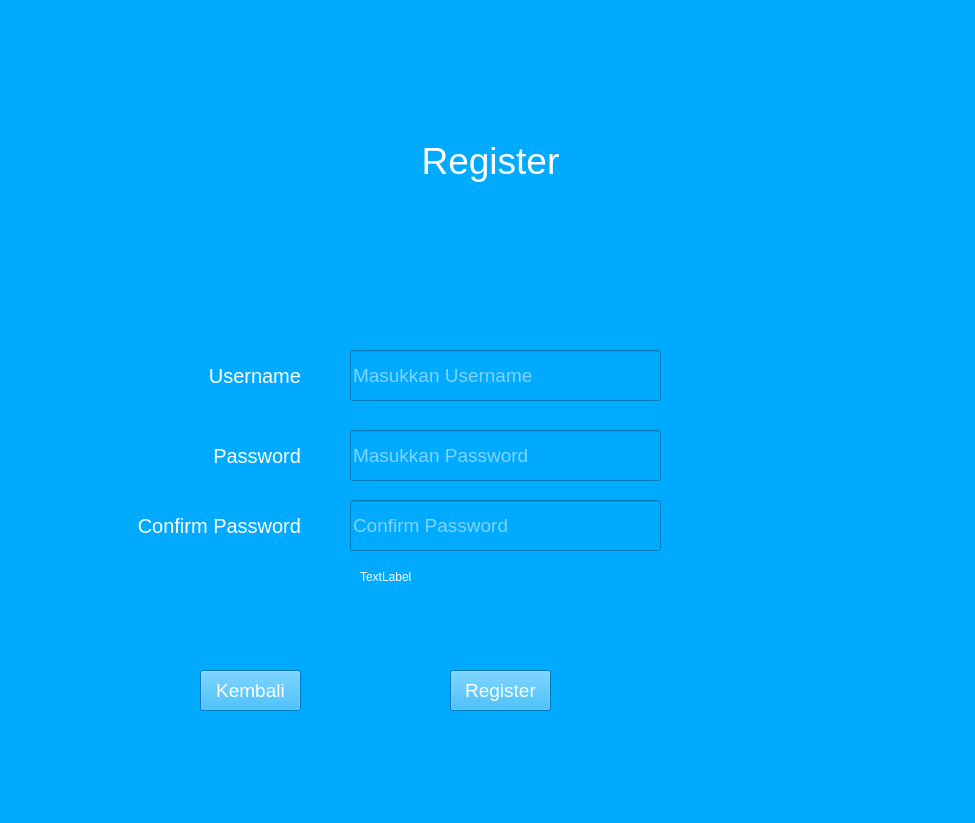
<?xml version="1.0" encoding="UTF-8"?>
<ui version="4.0">
 <class>buat_akun_Form</class>
 <widget class="QWidget" name="buat_akun_Form">
  <property name="geometry">
   <rect>
    <x>0</x>
    <y>0</y>
    <width>975</width>
    <height>823</height>
   </rect>
  </property>
  <property name="windowTitle">
   <string>Form</string>
  </property>
  <property name="styleSheet">
   <string notr="true">background-color: rgb(0, 170, 255);</string>
  </property>
  <widget class="QLabel" name="label">
   <property name="enabled">
    <bool>true</bool>
   </property>
   <property name="geometry">
    <rect>
     <x>10</x>
     <y>90</y>
     <width>961</width>
     <height>141</height>
    </rect>
   </property>
   <property name="styleSheet">
    <string notr="true">color: rgb(255, 255, 255);
font-size:28pt;
text-allign: center;</string>
   </property>
   <property name="text">
    <string>Register</string>
   </property>
   <property name="alignment">
    <set>Qt::AlignCenter</set>
   </property>
  </widget>
  <widget class="QLabel" name="label_2">
   <property name="geometry">
    <rect>
     <x>150</x>
     <y>340</y>
     <width>151</width>
     <height>71</height>
    </rect>
   </property>
   <property name="autoFillBackground">
    <bool>false</bool>
   </property>
   <property name="styleSheet">
    <string notr="true">color: rgb(255, 255, 255);
font-size : 15pt;
</string>
   </property>
   <property name="text">
    <string>Username</string>
   </property>
   <property name="alignment">
    <set>Qt::AlignRight|Qt::AlignTrailing|Qt::AlignVCenter</set>
   </property>
  </widget>
  <widget class="QLabel" name="label_3">
   <property name="geometry">
    <rect>
     <x>150</x>
     <y>420</y>
     <width>151</width>
     <height>71</height>
    </rect>
   </property>
   <property name="autoFillBackground">
    <bool>false</bool>
   </property>
   <property name="styleSheet">
    <string notr="true">color: rgb(255, 255, 255);
font-size : 15pt;
</string>
   </property>
   <property name="text">
    <string>Password</string>
   </property>
   <property name="alignment">
    <set>Qt::AlignRight|Qt::AlignTrailing|Qt::AlignVCenter</set>
   </property>
  </widget>
  <widget class="QLineEdit" name="username">
   <property name="geometry">
    <rect>
     <x>350</x>
     <y>350</y>
     <width>311</width>
     <height>51</height>
    </rect>
   </property>
   <property name="styleSheet">
    <string notr="true">font-size:14pt;
color: rgb(255, 255, 255);
padd</string>
   </property>
   <property name="text">
    <string/>
   </property>
   <property name="placeholderText">
    <string>Masukkan Username</string>
   </property>
  </widget>
  <widget class="QLineEdit" name="password">
   <property name="geometry">
    <rect>
     <x>350</x>
     <y>430</y>
     <width>311</width>
     <height>51</height>
    </rect>
   </property>
   <property name="styleSheet">
    <string notr="true">font-size:14pt;
color: rgb(255, 255, 255);
padd</string>
   </property>
   <property name="text">
    <string/>
   </property>
   <property name="placeholderText">
    <string>Masukkan Password</string>
   </property>
  </widget>
  <widget class="QPushButton" name="registerbutton">
   <property name="geometry">
    <rect>
     <x>450</x>
     <y>670</y>
     <width>101</width>
     <height>41</height>
    </rect>
   </property>
   <property name="styleSheet">
    <string notr="true">color: rgb(255, 255, 255);
font-size : 14pt;</string>
   </property>
   <property name="text">
    <string>Register</string>
   </property>
  </widget>
  <widget class="QLabel" name="label_4">
   <property name="geometry">
    <rect>
     <x>90</x>
     <y>490</y>
     <width>211</width>
     <height>71</height>
    </rect>
   </property>
   <property name="autoFillBackground">
    <bool>false</bool>
   </property>
   <property name="styleSheet">
    <string notr="true">color: rgb(255, 255, 255);
font-size : 15pt;
</string>
   </property>
   <property name="text">
    <string>Confirm Password</string>
   </property>
   <property name="alignment">
    <set>Qt::AlignRight|Qt::AlignTrailing|Qt::AlignVCenter</set>
   </property>
  </widget>
  <widget class="QLineEdit" name="confirm_password">
   <property name="geometry">
    <rect>
     <x>350</x>
     <y>500</y>
     <width>311</width>
     <height>51</height>
    </rect>
   </property>
   <property name="styleSheet">
    <string notr="true">font-size:14pt;
color: rgb(255, 255, 255);
padd</string>
   </property>
   <property name="text">
    <string/>
   </property>
   <property name="placeholderText">
    <string>Confirm Password</string>
   </property>
  </widget>
  <widget class="QPushButton" name="kembalibutton">
   <property name="geometry">
    <rect>
     <x>200</x>
     <y>670</y>
     <width>101</width>
     <height>41</height>
    </rect>
   </property>
   <property name="styleSheet">
    <string notr="true">color: rgb(255, 255, 255);
font-size : 14pt;</string>
   </property>
   <property name="text">
    <string>Kembali</string>
   </property>
  </widget>
  <widget class="QLabel" name="responseregtext">
   <property name="geometry">
    <rect>
     <x>360</x>
     <y>570</y>
     <width>581</width>
     <height>61</height>
    </rect>
   </property>
   <property name="styleSheet">
    <string notr="true">color: rgb(255, 255, 255);
font: 8pt &quot;Myanmar Text&quot;;</string>
   </property>
   <property name="text">
    <string>TextLabel</string>
   </property>
   <property name="alignment">
    <set>Qt::AlignLeading|Qt::AlignLeft|Qt::AlignTop</set>
   </property>
   <property name="wordWrap">
    <bool>true</bool>
   </property>
  </widget>
 </widget>
 <resources/>
 <connections/>
</ui>
